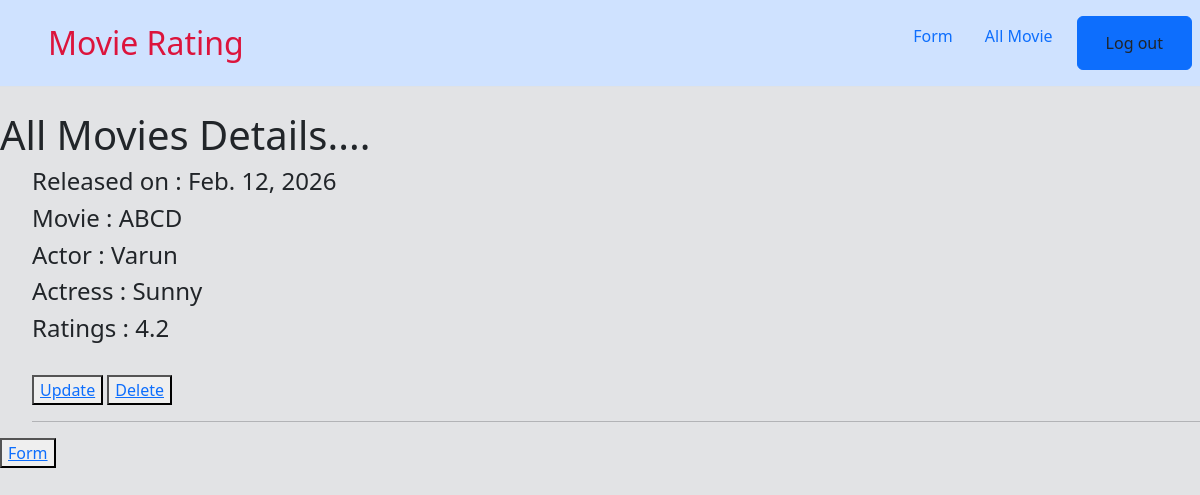
/all/ (signed in), run on the app's committed database.
### movieapp/models.py (models this page shows)
class MovieModel(models.Model):
    releasedate = models.DateField()
    moviename = models.CharField(max_length=100)
    actor = models.CharField(max_length=100)
    actress = models.CharField(max_length=100)
    rating = models.DecimalField(max_digits=2,decimal_places=1)

### movieapp/views.py (the view)
# urls.py: path('all/',views.all_movies,name='movies'),
@login_required
def all_movies(request):
    movies=MovieModel.objects.all()
    return render(request,'movies.html',{'movies':movies})

### movieapp/templates/movies.html
{% extends "base.html" %}
{% block content %}
    <h1>All Movies Details....</h1>
    <ul>
        {% for i in movies %}
        <h4>Released on : {{i.releasedate}}</h4>
        <h4>Movie  : {{i.moviename}}</h4>
        <h4>Actor  : {{i.actor}}</h4>
        <h4>Actress  : {{i.actress}}</h4>
        <h4>Ratings  : {{i.rating}}</h4>
        <br>
        <button><a href="{% url 'update' i.id %}">Update</a></button>
        <button><a href="{% url 'delete' i.id %}">Delete</a></button>
        <hr>
        {% empty %}
        <p>currently no movies are there</p>
        {% endfor %}
    </ul>
    <button><a href="{% url 'form' %}">Form</a></button>
{% endblock  %}

### data on the page
MovieModel: releasedate "Feb. 12, 2026", moviename "ABCD", actor "Varun", actress "Sunny", rating "4.2"
